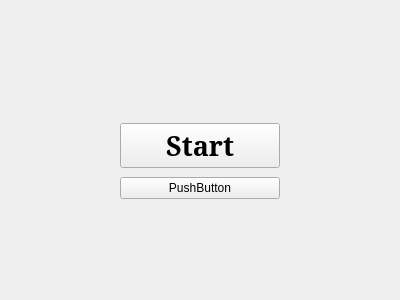
<?xml version="1.0" encoding="UTF-8"?>
<ui version="4.0">
 <class>StartBtn</class>
 <widget class="QWidget" name="StartBtn">
  <property name="geometry">
   <rect>
    <x>0</x>
    <y>0</y>
    <width>400</width>
    <height>300</height>
   </rect>
  </property>
  <property name="windowTitle">
   <string>Form</string>
  </property>
  <widget class="QWidget" name="verticalLayoutWidget">
   <property name="geometry">
    <rect>
     <x>120</x>
     <y>120</y>
     <width>160</width>
     <height>82</height>
    </rect>
   </property>
   <layout class="QVBoxLayout" name="verticalLayout">
    <item>
     <widget class="QPushButton" name="Start">
      <property name="font">
       <font>
        <family>MS Serif</family>
        <pointsize>20</pointsize>
        <bold>true</bold>
        <stylestrategy>PreferDefault</stylestrategy>
        <kerning>true</kerning>
       </font>
      </property>
      <property name="cursor">
       <cursorShape>PointingHandCursor</cursorShape>
      </property>
      <property name="autoFillBackground">
       <bool>false</bool>
      </property>
      <property name="styleSheet">
       <string notr="true"/>
      </property>
      <property name="text">
       <string>Start</string>
      </property>
     </widget>
    </item>
    <item>
     <widget class="QPushButton" name="pushButton_2">
      <property name="text">
       <string>PushButton</string>
      </property>
     </widget>
    </item>
   </layout>
  </widget>
 </widget>
 <resources/>
 <connections/>
</ui>
